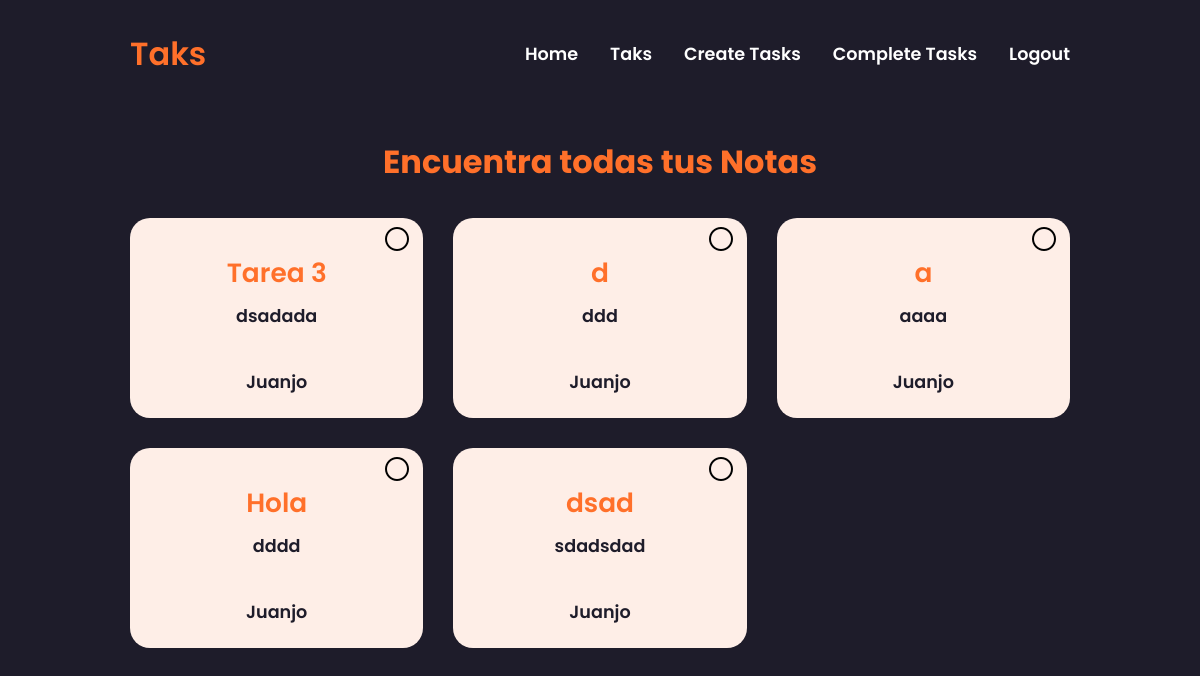
Screenshot of /Taks/ (signed in) with the database file from the repository.
### Taks/models.py (models this page shows, shortened)
class taks(models.Model):
    Title= models.CharField(max_length=150)
    Description = models.TextField(blank=True)
    Created= models.DateTimeField(auto_now_add=True)
    Datecompleted= models.DateTimeField(null=True, blank=True)
    important= models.BooleanField(default=False)
    User= models.ForeignKey(User, on_delete=models.CASCADE)
    class Meta:
        verbose_name="Task"
        verbose_name_plural="Tasks"
        db_table="Tasks"

### Taks/views.py (the view)
# urls.py: path('Taks/', tasks, name='Taks'),
@login_required(login_url='/Autenticacion/login')
def tasks(request):
    info = taks.objects.filter(User=request.user, Datecompleted__isnull=True)
    return render(request, 'taks.html', {'info': info})

### Taks/Templates/taks.html
{% extends "base.html" %}
{% load static %}
{% block content %}
<section class="Tareas">
        <div class="menu">
                <h1>Encuentra todas tus Notas</h1>
        </div>
        <div class="tasks">
                {% for info in info %}
                <div class="tasks-container">
                        <div class="task-texts">
                                {% if info.important %}
                                <a href="{% url 'Task_detail' info.id %}">{{info.Title}} </a>
                                {% else %}
                                <h2> <a href="{% url 'Task_detail' info.id %}">{{info.Title}}</a></h2>
                                {% endif %}
                                <p>{{info.Description}}</p>
                                <h3>{{info.User.username}}</h3>
                                <img src="{% static 'img/Icono1.png' %}" alt="">
                        </div>
                </div>
                {% endfor %}
        </div>
</section>
{% endblock %}

### Taks/Templates/Base.html (shortened to what this page needs)
<!DOCTYPE html>
<html lang="en">
<head>
    {% load static %}
    <link  href="{% static 'css/style.css' %}" rel="stylesheet" >
    <link rel="stylesheet" href="https://cdn.jsdelivr.net/npm/boxicons@latest/css/boxicons.min.css">
    <link rel="stylesheet" href="https://unpkg.com/boxicons@latest/css/boxicons.min.css">
</head>
<body>
    <header>
        <a href="" class="logo">Taks</a>
        <nav >
            <ul class="navbar">
                <li>
                    <a href="{% url 'Principal' %}">Home</a>
                </li>
                {% if user.is_authenticated %}
                <li>
                    <a href="{% url 'Taks' %}">Taks</a>
                </li>
                <li>
                    <a href="{% url 'createTask' %}">Create Tasks</a>
                </li>
                <li>
                    <a href="{% url 'CompleteTask' %}">Complete Tasks</a>
                </li>
                <li>
                    <a href="{% url 'Salir' %}">Logout</a>
                </li>
                {% endif %}
            </ul>
        </nav>
    </header>
    {% block content %}
    {% endblock %}
</body>
</html>

### CRUD/static/css/style.css (style rules this page uses)
* { margin: 0; padding: 0; box-sizing: border-box; font-family: 'Poppins', sans-serif; text-decoration: none; list-style: none; }
:root { --bg_color: #1e1c2a; --main_color:#ff702a; --text_color:#fff; }
body { background-color: var(--bg_color); }
header { display: flex; flex-direction: row; align-items: center; justify-content: space-between; padding: 30px 130px; position: sticky; top: 0; right: 0; z-index: 9999; background-color: var(--bg_color); }
.navbar { display: flex; gap: 2rem; align-items: center; }
.logo { font-size: 2rem; font-weight: 600; color: var(--main_color); }
.navbar li a { color: var(--text_color); font-size: 1.1rem; font-weight: 600; }
.Tareas { margin: 30px 130px; }
.menu { margin-bottom: 2rem; text-align: center; }
.menu h1 { font-size: 2rem; font-weight: 700; color:var(--main_color) }
.tasks { color: white; display: grid; gap: 30px; grid-template-columns: repeat(3, 1fr); grid-auto-rows:200px; }
.tasks-container { background-color: #feeee7; border-radius: 20px; position: relative; align-items: center; }
.task-texts { margin-top: 35px; display: flex; flex-direction: column; align-content: center; align-items: center; }
.task-texts img { position: absolute; top: 5px; right: 10px; }
.task-texts a { color: var(--main_color); font-size: 1.1em; font-weight: 600; }
.task-texts p { font-size: 1.1em; font-weight: 600; margin-top: 10px; color: var(--bg_color) ; }
.task-texts h3 { font-size: 1.1em; font-weight: 600; margin-top: 40px; color: var(--bg_color) ; }

### rows the page displays
taks: Title "Tarea 3", Description "dsadada", User.username "Juanjo"
taks: Title "d", Description "ddd", User.username "Juanjo"
taks: Title "a", Description "aaaa", User.username "Juanjo"
taks: Title "Hola", Description "dddd", User.username "Juanjo"
taks: Title "dsad", Description "sdadsdad", User.username "Juanjo"
